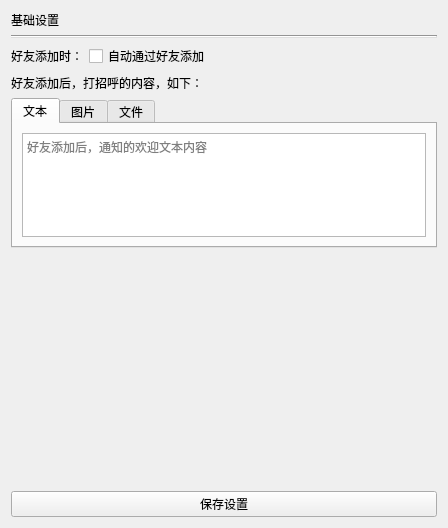
<?xml version="1.0" encoding="UTF-8"?>
<ui version="4.0">
 <class>Form</class>
 <widget class="QWidget" name="Form">
  <property name="geometry">
   <rect>
    <x>0</x>
    <y>0</y>
    <width>448</width>
    <height>528</height>
   </rect>
  </property>
  <property name="windowTitle">
   <string>Form</string>
  </property>
  <property name="autoFillBackground">
   <bool>false</bool>
  </property>
  <property name="styleSheet">
   <string notr="true"/>
  </property>
  <layout class="QVBoxLayout" name="verticalLayout_2" stretch="0">
   <item>
    <layout class="QHBoxLayout" name="horizontalLayout_21" stretch="1">
     <property name="sizeConstraint">
      <enum>QLayout::SetDefaultConstraint</enum>
     </property>
     <item>
      <layout class="QVBoxLayout" name="verticalLayout">
       <item>
        <widget class="QLabel" name="key_count_label">
         <property name="text">
          <string>基础设置</string>
         </property>
        </widget>
       </item>
       <item>
        <widget class="Line" name="line">
         <property name="sizePolicy">
          <sizepolicy hsizetype="Expanding" vsizetype="Fixed">
           <horstretch>0</horstretch>
           <verstretch>0</verstretch>
          </sizepolicy>
         </property>
         <property name="minimumSize">
          <size>
           <width>20</width>
           <height>2</height>
          </size>
         </property>
         <property name="styleSheet">
          <string notr="true">background-color: rgb(222, 222, 222);</string>
         </property>
         <property name="lineWidth">
          <number>1</number>
         </property>
         <property name="orientation">
          <enum>Qt::Horizontal</enum>
         </property>
        </widget>
       </item>
       <item>
        <layout class="QFormLayout" name="formLayout_2">
         <item row="0" column="0">
          <widget class="QLabel" name="label_2">
           <property name="text">
            <string>好友添加时：</string>
           </property>
          </widget>
         </item>
         <item row="0" column="1">
          <widget class="QCheckBox" name="autoCheckBox">
           <property name="text">
            <string>自动通过好友添加</string>
           </property>
          </widget>
         </item>
        </layout>
       </item>
       <item>
        <widget class="QLabel" name="label_4">
         <property name="text">
          <string>好友添加后，打招呼的内容，如下：</string>
         </property>
        </widget>
       </item>
       <item>
        <widget class="QTabWidget" name="tabWidget">
         <property name="minimumSize">
          <size>
           <width>0</width>
           <height>150</height>
          </size>
         </property>
         <property name="maximumSize">
          <size>
           <width>16777215</width>
           <height>150</height>
          </size>
         </property>
         <property name="currentIndex">
          <number>0</number>
         </property>
         <widget class="QWidget" name="tab">
          <attribute name="title">
           <string>文本</string>
          </attribute>
          <layout class="QHBoxLayout" name="horizontalLayout_4">
           <item>
            <widget class="QPlainTextEdit" name="txtPlainTextEdit">
             <property name="minimumSize">
              <size>
               <width>0</width>
               <height>0</height>
              </size>
             </property>
             <property name="autoFillBackground">
              <bool>false</bool>
             </property>
             <property name="maximumBlockCount">
              <number>15</number>
             </property>
             <property name="placeholderText">
              <string>好友添加后，通知的欢迎文本内容</string>
             </property>
            </widget>
           </item>
          </layout>
         </widget>
         <widget class="QWidget" name="tab_4">
          <attribute name="title">
           <string>图片</string>
          </attribute>
          <layout class="QHBoxLayout" name="horizontalLayout_6">
           <item>
            <widget class="QPlainTextEdit" name="imgPlainTextEdit">
             <property name="minimumSize">
              <size>
               <width>0</width>
               <height>0</height>
              </size>
             </property>
             <property name="maximumBlockCount">
              <number>15</number>
             </property>
             <property name="placeholderText">
              <string>回复图片路径，如C:\Users\wangtu\Pictures\Default.jpg</string>
             </property>
            </widget>
           </item>
          </layout>
         </widget>
         <widget class="QWidget" name="tab_3">
          <attribute name="title">
           <string>文件</string>
          </attribute>
          <layout class="QVBoxLayout" name="verticalLayout_3">
           <item>
            <widget class="QPlainTextEdit" name="filePlainTextEdit">
             <property name="maximumBlockCount">
              <number>15</number>
             </property>
             <property name="placeholderText">
              <string>回复文件路径，如C:\Users\wangtu\Pictures\file.txt</string>
             </property>
            </widget>
           </item>
          </layout>
         </widget>
        </widget>
       </item>
       <item>
        <spacer name="verticalSpacer">
         <property name="orientation">
          <enum>Qt::Vertical</enum>
         </property>
         <property name="sizeHint" stdset="0">
          <size>
           <width>20</width>
           <height>40</height>
          </size>
         </property>
        </spacer>
       </item>
       <item>
        <widget class="QPushButton" name="addBtn">
         <property name="text">
          <string>保存设置</string>
         </property>
        </widget>
       </item>
      </layout>
     </item>
    </layout>
   </item>
  </layout>
 </widget>
 <resources/>
 <connections/>
</ui>
